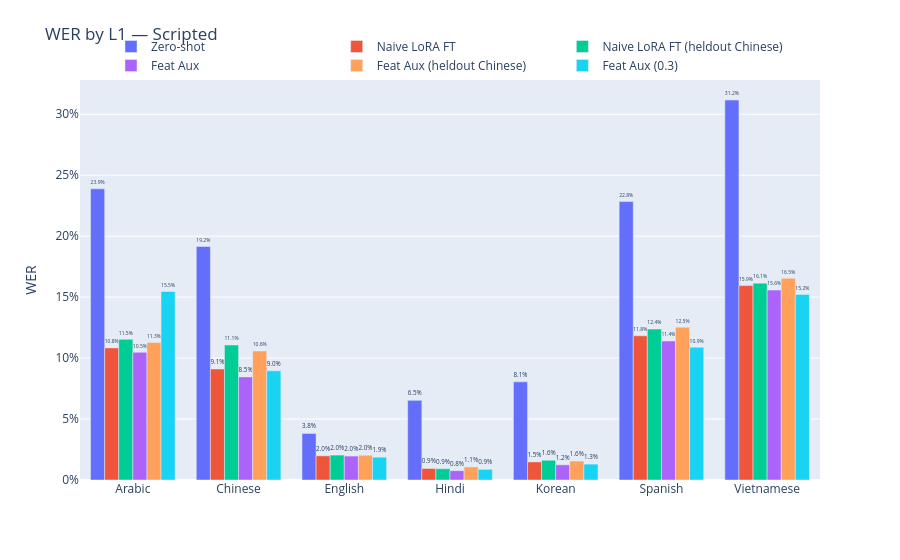
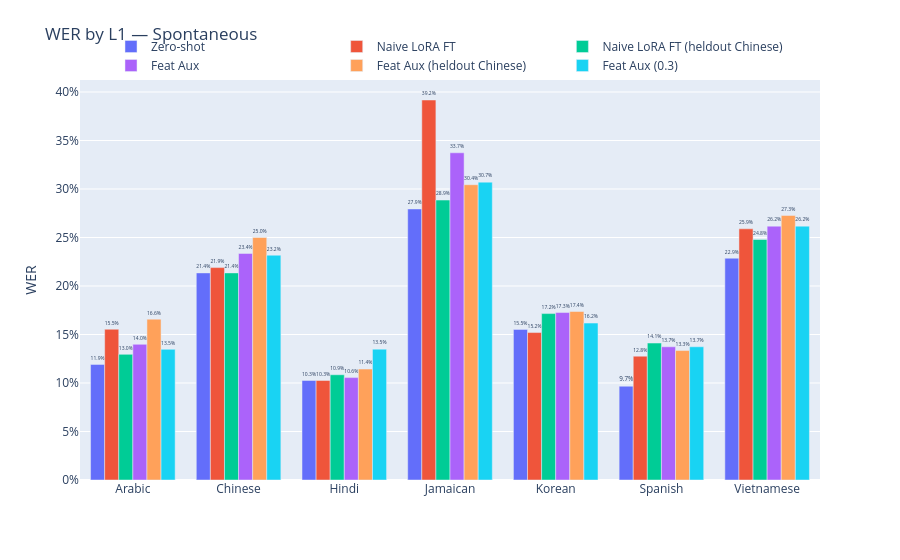

The cell these charts' notebook holds for them, in order:
### Markdown cell above
---

 # Part 2 — Per-L1 WER

### Code cell
for split in SPLITS:
    l1_rows = []
    for key, label in MODEL_KEYS.items():
        if not available(key, split):
            continue
        grp = grouped_wer(results[key][split], "l1")
        grp["Model"] = label
        l1_rows.append(grp)
    if not l1_rows:
        continue

    l1_df = pd.concat(l1_rows, ignore_index=True)

    # Delta vs zero-shot baseline (negative = improvement)
    base_label = MODEL_KEYS["no_aux"]
    base_wer   = (
        l1_df[l1_df["Model"] == base_label][["l1", "wer"]]
        .rename(columns={"wer": "wer_base"})
    )
    l1_df = l1_df.merge(base_wer, on="l1", how="left")
    l1_df["wer_delta_pct"] = (
        (l1_df["wer"] - l1_df["wer_base"]) / l1_df["wer_base"] * 100
    )

    l1s = sorted(l1_df["l1"].unique())

    fig = go.Figure()
    for key, label in MODEL_KEYS.items():
        sub = l1_df[l1_df["Model"] == label].set_index("l1")
        fig.add_trace(go.Bar(
            name = label,
            x    = l1s,
            y    = [sub.loc[l, "wer"] if l in sub.index else None for l in l1s],
            text = [f"{sub.loc[l, 'wer']:.1%}" if l in sub.index else "" for l in l1s],
            textposition = "outside",
        ))
    fig.update_layout(
        title   = f"WER by L1 — {split.capitalize()}",
        barmode = "group",
        yaxis   = dict(title="WER", tickformat=".0%"),
        legend  = dict(orientation="h", y=1.12, xanchor="center", x=0.5),
        margin  = dict(t=80),
    )
    fig.show()

    out = Path(RESULTS_DIR) / f"comparison_{split}_by_l1.csv"
    l1_df.to_csv(out, index=False)
    print(f"Saved {out}")
    display(
        l1_df.sort_values(["l1", "Model"])
             .style.format({
                 "wer":           "{:.4f}",
                 "wer_base":      "{:.4f}",
                 "wer_delta_pct": "{:+.1f}%",
                 "per":           lambda v: f"{v:.4f}" if pd.notna(v) else "—",
             })
             .set_caption(f"{split.capitalize()} — Per-L1 WER")
    )

### Figure 1 — Plotly figure (JSON) as saved in the notebook; plotly's stock layout.template omitted (floating-point values rounded to 4 significant figures)
{"data": [{"name": "Zero-shot", "text": ["23.9%", "19.2%", "3.8%", "6.5%", "8.1%", "22.8%", "31.2%"], "textposition": "outside", "type": "bar", "x": ["Arabic", "Chinese", "English", "Hindi", "Korean", "Spanish", "Vietnamese"], "y": [0.2388, 0.1916, 0.03815, 0.06533, 0.08051, 0.2284, 0.3117]}, {"name": "Naive LoRA FT", "text": ["10.8%", "9.1%", "2.0%", "0.9%", "1.5%", "11.8%", "15.9%"], "textposition": "outside", "type": "bar", "x": ["Arabic", "Chinese", "English", "Hindi", "Korean", "Spanish", "Vietnamese"], "y": [0.1084, 0.09105, 0.01983, 0.009446, 0.01483, 0.1183, 0.1595]}, {"name": "Naive LoRA FT (heldout Chinese)", "text": ["11.5%", "11.1%", "2.0%", "0.9%", "1.6%", "12.4%", "16.1%"], "textposition": "outside", "type": "bar", "x": ["Arabic", "Chinese", "English", "Hindi", "Korean", "Spanish", "Vietnamese"], "y": [0.1154, 0.1107, 0.02043, 0.009247, 0.01622, 0.1238, 0.1615]}, {"name": "Feat Aux", "text": ["10.5%", "8.5%", "2.0%", "0.8%", "1.2%", "11.4%", "15.6%"], "textposition": "outside", "type": "bar", "x": ["Arabic", "Chinese", "English", "Hindi", "Korean", "Spanish", "Vietnamese"], "y": [0.1048, 0.08456, 0.01963, 0.007656, 0.01244, 0.114, 0.1558]}, {"name": "Feat Aux (heldout Chinese)", "text": ["11.3%", "10.6%", "2.0%", "1.1%", "1.6%", "12.5%", "16.5%"], "textposition": "outside", "type": "bar", "x": ["Arabic", "Chinese", "English", "Hindi", "Korean", "Spanish", "Vietnamese"], "y": [0.1128, 0.1058, 0.02033, 0.01074, 0.01552, 0.1253, 0.1654]}, {"name": "Feat Aux (0.3)", "text": ["15.5%", "9.0%", "1.9%", "0.9%", "1.3%", "10.9%", "15.2%"], "textposition": "outside", "type": "bar", "x": ["Arabic", "Chinese", "English", "Hindi", "Korean", "Spanish", "Vietnamese"], "y": [0.1546, 0.08955, 0.01873, 0.00875, 0.01304, 0.1089, 0.1522]}], "layout": {"barmode": "group", "legend": {"orientation": "h", "x": 0.5, "xanchor": "center", "y": 1.12}, "margin": {"t": 80}, "title": {"text": "WER by L1 — Scripted"}, "yaxis": {"tickformat": ".0%", "title": {"text": "WER"}}}}

### Figure 2 — Plotly figure (JSON) as saved in the notebook; plotly's stock layout.template omitted (floating-point values rounded to 4 significant figures)
{"data": [{"name": "Zero-shot", "text": ["11.9%", "21.4%", "10.3%", "27.9%", "15.5%", "9.7%", "22.9%"], "textposition": "outside", "type": "bar", "x": ["Arabic", "Chinese", "Hindi", "Jamaican", "Korean", "Spanish", "Vietnamese"], "y": [0.1192, 0.2135, 0.1026, 0.2794, 0.1553, 0.09671, 0.2287]}, {"name": "Naive LoRA FT", "text": ["15.5%", "21.9%", "10.3%", "39.2%", "15.2%", "12.8%", "25.9%"], "textposition": "outside", "type": "bar", "x": ["Arabic", "Chinese", "Hindi", "Jamaican", "Korean", "Spanish", "Vietnamese"], "y": [0.1554, 0.219, 0.1026, 0.3918, 0.152, 0.1277, 0.259]}, {"name": "Naive LoRA FT (heldout Chinese)", "text": ["13.0%", "21.4%", "10.9%", "28.9%", "17.2%", "14.1%", "24.8%"], "textposition": "outside", "type": "bar", "x": ["Arabic", "Chinese", "Hindi", "Jamaican", "Korean", "Spanish", "Vietnamese"], "y": [0.1295, 0.2135, 0.1085, 0.2886, 0.1716, 0.1412, 0.2479]}, {"name": "Feat Aux", "text": ["14.0%", "23.4%", "10.6%", "33.7%", "17.3%", "13.7%", "26.2%"], "textposition": "outside", "type": "bar", "x": ["Arabic", "Chinese", "Hindi", "Jamaican", "Korean", "Spanish", "Vietnamese"], "y": [0.1399, 0.2336, 0.1056, 0.3373, 0.1726, 0.1373, 0.2617]}, {"name": "Feat Aux (heldout Chinese)", "text": ["16.6%", "25.0%", "11.4%", "30.4%", "17.4%", "13.3%", "27.3%"], "textposition": "outside", "type": "bar", "x": ["Arabic", "Chinese", "Hindi", "Jamaican", "Korean", "Spanish", "Vietnamese"], "y": [0.1658, 0.25, 0.1144, 0.3044, 0.1737, 0.1335, 0.2727]}, {"name": "Feat Aux (0.3)", "text": ["13.5%", "23.2%", "13.5%", "30.7%", "16.2%", "13.7%", "26.2%"], "textposition": "outside", "type": "bar", "x": ["Arabic", "Chinese", "Hindi", "Jamaican", "Korean", "Spanish", "Vietnamese"], "y": [0.1347, 0.2318, 0.1349, 0.3071, 0.1618, 0.1373, 0.2617]}], "layout": {"barmode": "group", "legend": {"orientation": "h", "x": 0.5, "xanchor": "center", "y": 1.12}, "margin": {"t": 80}, "title": {"text": "WER by L1 — Spontaneous"}, "yaxis": {"tickformat": ".0%", "title": {"text": "WER"}}}}
